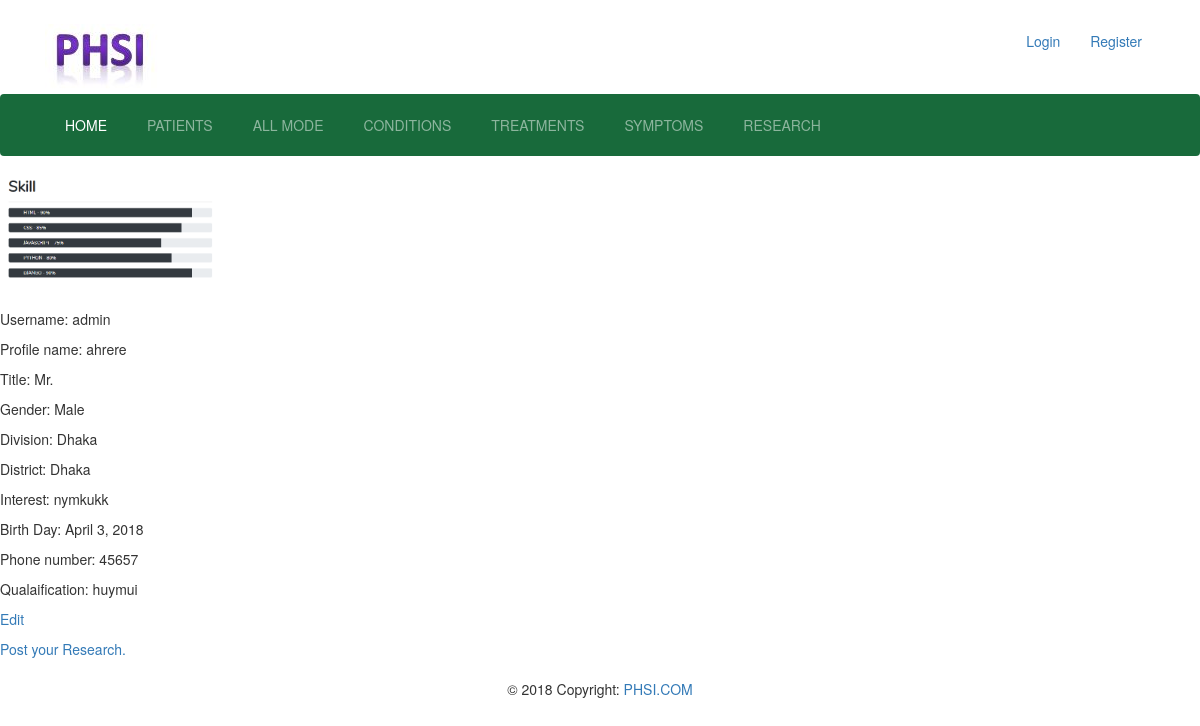
Page /userinfo/public-doctor-detail/2/ on the committed database.
### userinfo/models.py (models this page shows, shortened)
class Doctor(models.Model):
    title_choice = (
        ('Mr.', 'Mr'),
        ('Miss', 'Miss'),
        ('Ms.', 'Ms.'),
        ('Mrs.', 'Mrs'),
        ('Ir.', 'Ir'),
        ('Dr.', 'Dr'),
        ('Drs', 'Drs'),
        ('Professor', 'Professor'),
    )
    gender_choice = (
        ('Male', 'Male'),
        ('Female', 'Female'),
    )
    user                    =        models.OneToOneField(User, on_delete=models.CASCADE)
    profile_image           =        models.ImageField(upload_to='doctor_image', blank=True)
    profile_name            =        models.CharField(unique=True, max_length=50)
    title                   =        models.CharField(max_length=20, choices=title_choice)
    gender                  =        models.CharField(max_length=10, choices=gender_choice)
    division                =        models.ForeignKey(Division, on_delete=models.CASCADE)
    district                =        models.ForeignKey(District, on_delete=models.CASCADE)
    birth_day               =        models.DateField()
    phone                   =        models.IntegerField()
    qualification           =        models.TextField()
    interest                =        models.TextField()
    created                 =        models.DateField(auto_now_add=True)
    updated                 =        models.DateField(auto_now=True)
    class Meta:
        ordering = ["-id"]

class Division(models.Model):
    division_name           =        models.CharField(max_length=50)
    def __str__(self):
        return self.division_name

class District(models.Model):
    district_name           =        models.CharField(max_length=50)
    division                =        models.ForeignKey(Division, on_delete=models.CASCADE)
    def __str__(self):
        return self.district_name

### userinfo/views.py (the view)
# urls.py: path('public-doctor-detail/<int:id>/', public_doctor_detail, name = 'public-doctor'),
def public_doctor_detail(request, id):
	doctor = Doctor.objects.get(id=id)
	context = {'doctor': doctor}
	template = 'userinfo/doctor/doctor-detail.html'
	return render(request, template, context)

### templates/userinfo/doctor/doctor-detail.html
{% extends 'base.html' %}
{% load static %}
{% block content %}
{% if doctor %}
    {% if doctor.profile_image %}
          <img src="{{ doctor.profile_image.url }}" width="240" alt="profile_pic">
    {% endif %}
    <p>Username: {{doctor.user}}</p>
    <p>Profile name: {{doctor.profile_name}}</p>
    <p>Title: {{doctor.title}}</p>
    <p>Gender: {{doctor.gender}}</p>
    <p>Division: {{doctor.division}}</p>
    <p>District: {{doctor.district}}</p>
    <p>Interest: {{doctor.interest}}</p>
    <p>Birth Day: {{doctor.birth_day}}</p>
    <p>Phone number: {{doctor.phone}}</p>
    <p>Qualaification: {{doctor.qualification}}</p>
    <p><a href="{% url 'doctor-edit' %}">Edit</a></p>
    <p><a href="">Post your Research.</a></p>
{% else %}
    <h1> {{ errmsg }} </h1>
    <hr>
    <h3><a href="{% url 'doctor-create' %}">Create </a>your profile</h3>
{% endif %}
{% endblock %}

### static/layout/style.css (style rules this page uses)
* { box-sizing: border-box; }
body { margin: 0; padding: 0; background-color:white; }

### rows in the picture
Doctor: profile_image (picture), user "admin", profile_name "ahrere", title "Mr.", gender "Male", division "Dhaka", district "Dhaka", interest "nymkukk", birth_day "April 3, 2018", phone "45657", qualification "huymui"
